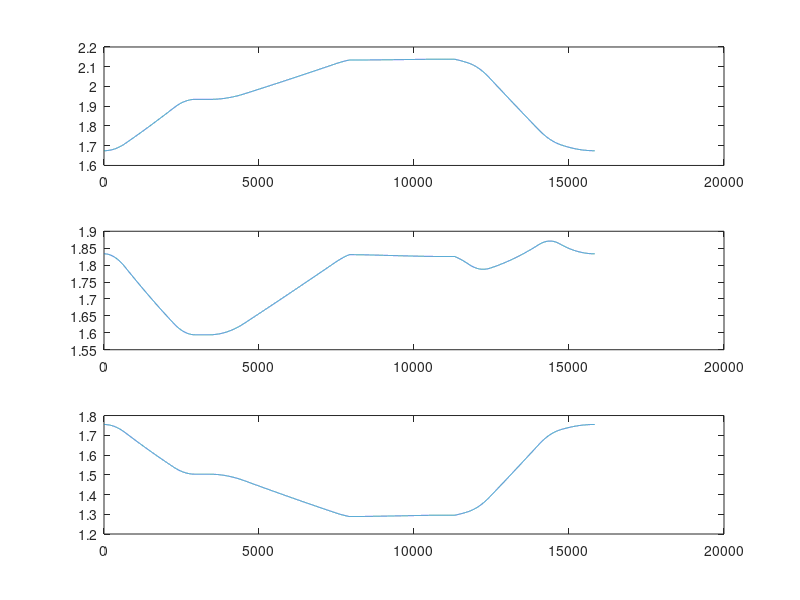

MATLAB code to generate this figure: (Note: this script raises an error after producing the figure.)
clc, clear, close all
% Reader 1
load('r_sim1.mat'),load('r_sim2.mat'),load('r_sim3.mat'),load('r_sim4.mat')
load('td3.mat')
figure
subplot(311), plot(r_sim1)
subplot(312), plot(r_sim2)
subplot(313), plot(r_sim3)
%%
%D1 = read_complex_binary ('/Users/Joanna/Documents/MATLAB/3D/MeasurementOct/1005/1005data/1005_reader1_xyz_4.bin', 1000000000, 1);

% Reader 1
D0_1 = read_complex_binary ('../Data/0304Reader/0304_reader1_3.bin', 1000000000, 1);
D1 = D0_1(55000:475000,1);

magD1 = abs(D1).^(-0.5);
phaseD1 = angle(D1);

time1 = 0:length(magD1)/(length(magD1)*6000):length(magD1)/6000 - length(magD1)/(length(magD1)*6000);

%[time2_1, magD3_1, magD4_1, magD5_1, magD6_1, magD7_1, phaseD2_1] = filterAvg(magD1, phaseD1);
magD1f = medfilt1(magD1,300);
phaseD1f = medfilt1(phaseD1,300);


% Reader 2
D0_2 = read_complex_binary ('../Data/0304Reader/0304_reader2_3.bin', 1000000000, 1);
D2 = D0_2(92000:512000,1);

magD2 = abs(D2).^(-0.5);
phaseD2 = angle(D2);

time2 = 0:length(magD2)/(length(magD2)*6000):length(magD2)/6000 - length(magD2)/(length(magD2)*6000);

%[time2_2, magD3_2, magD4_2, magD5_2, magD6_2, magD7_2, phaseD2_2] = filterAvg(magD2, phaseD2);
magD2f = medfilt1(magD2,300);
phaseD2f = medfilt1(phaseD2,300);

% Reader 3
D0_3 = read_complex_binary ('../Data/0304Reader/0304_reader3_3.bin', 1000000000, 1);
D3 = D0_3(414290:885336,1);

magD3 = abs(D3).^(-0.5);
phaseD3 = angle(D3);

time3 = 0:length(magD3)/(length(magD3)*6729):length(magD3)/6729 - length(magD3)/(length(magD3)*6729);

%[time2_3, magD3_3, magD4_3, magD5_3, magD6_3, magD7_3, phaseD2_3] = filterAvg2(magD3, phaseD3);
magD3f = medfilt1(magD3,300);
phaseD3f = medfilt1(phaseD3,300);


% Reader 4
D0_4 = read_complex_binary ('../Data/0304Reader/0304_reader4_3.bin', 1000000000, 1);
D4 = D0_4(90000:510000,1);

magD4 = abs(D4).^(-0.5);
phaseD4 = angle(D4);

time4 = 0:length(magD4)/(length(magD4)*6000):length(magD4)/6000 - length(magD4)/(length(magD4)*6000);


%[time2_4, magD3_4, magD4_4, magD5_4, magD6_4, magD7_4, phaseD2_4] = filterAvg(magD4, phaseD4);

magD4f = medfilt1(magD4,300);
phaseD4f = medfilt1(phaseD4,300);



figure 
subplot(411), 
plot(time1, 0.0045*magD1+1.3), title('Radial Distantce r1')
hold on
plot(td3, r_sim1, 'LineWidth', 2), 
hold on
plot(time1, 0.0045*magD1f+1.3, 'LineWidth', 2),
legend('Measurement','Simulation','Filtered','location','NorthWest')
ylim([1.5, 3]);ylabel('Distance [m]')
grid on 
grid minor


subplot(412), 
plot(time2, 0.0025*magD2+1.5), title('Radial Distantce r2')
hold on
plot(td3, r_sim2, 'LineWidth', 2), 
hold on
plot(time2, 0.0025*magD2f+1.5, 'LineWidth', 2),
legend('Measurement','Simulation','Filtered','location','NorthWest')
ylim([1.5, 3.5]);ylabel('Distance [m]')
grid on 
grid minor

subplot(413), 
plot(time3, 0.0055*magD3+0.95), title('Radial Distantce r3')
hold on
plot(td3, r_sim3, 'LineWidth', 2), 
hold on
plot(time3, 0.0055*magD3f+0.95, 'LineWidth', 2),
legend('Measurement','Simulation','Filtered','location','NorthWest')
ylim([1.1, 2]);ylabel('Distance [m]')
xlim([0, 70]);
grid on 
grid minor

subplot(414), 
plot(time4, 0.0015*magD4+1.2), title('Radial Distantce r4')
hold on
plot(td3, r_sim4, 'LineWidth', 2), 
hold on
plot(time4, 0.0015*magD4f+1.2, 'LineWidth', 2),
legend('Measurement','Simulation','Filtered','location','NorthWest')
ylim([1, 2.5]);ylabel('Distance [m]')
grid on 
grid minor

% subplot(413), plot(phaseD1), title('Raw Phase Measurement')
% grid on 
% grid minor
% 
% subplot(414), plot(phaseD2), title('Averaged Phase Measurement')
% grid on 
% grid minor

%
% mean(d4(1224:1924))